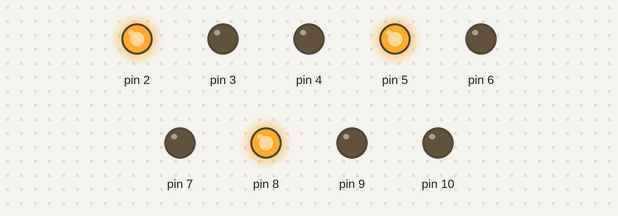
Simulated run of this sketch. Board: Arduino Uno, built with avr-gcc and run on an emulated ATmega328P. On the bench: output pins drawn as LEDs (lit = HIGH).

Above: at 0.05 s.
At 1.15 s:
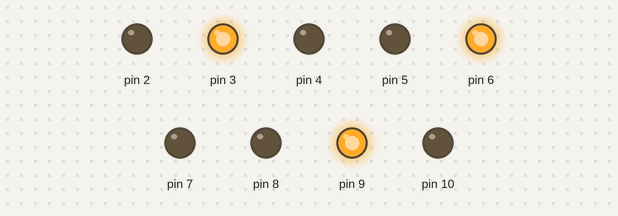
At 2.25 s:
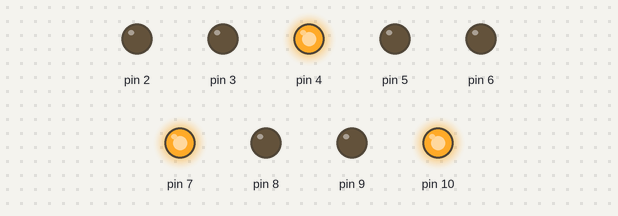
At 4.5 s:
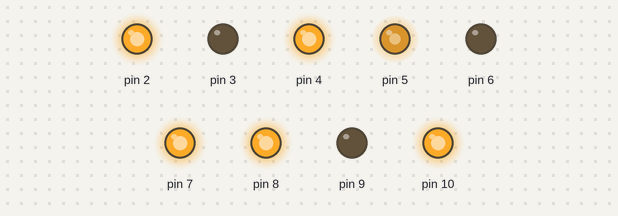
At 6.7 s:
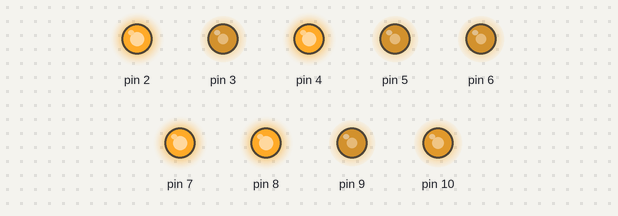
At 8.95 s:
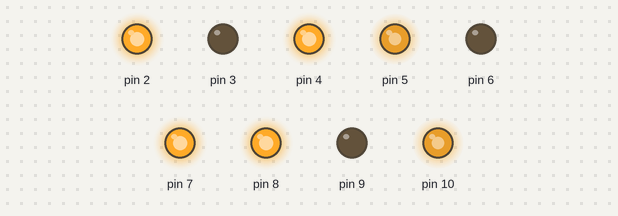
Timing chart, 0 to 11.7 s (numbered marks = the images above):
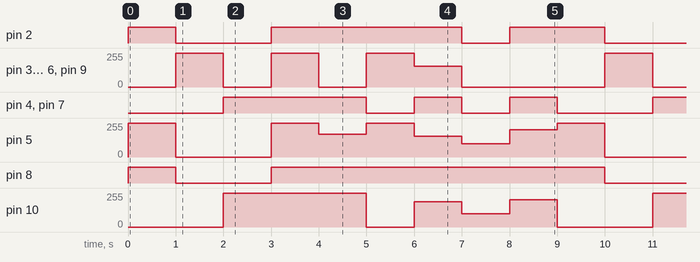

The sketch:

analo.ino
```cpp
void setup() {
  for(int i=2;i<=10;i++){
    pinMode(i,OUTPUT);
  }
}
void loop() {
  setColor1(255, 0, 0);
  setColor2(255,0,0);
  setColor3(255,0,0);
  delay(1000);
  setColor1(0, 255, 0);
    setColor2(0, 255, 0);
      setColor3(0, 255, 0);
  delay(1000);
  setColor1(0, 0, 255);
  setColor2(0, 0, 255);
  setColor3(0, 0, 255);
  delay(1000);
  setColor1(255, 255, 255);
    setColor2(255, 255, 255);
      setColor3(255, 255, 255);
  delay(1000);
  setColor1(170, 0, 255);
  setColor2(170, 0, 255);
  setColor3(170, 0, 255);
  delay(1000);
  setColor1(255,255,0);
  setColor2(255,255,0);
  setColor3(255,255,0);
  delay(1000);
  setColor1(155,155,188);
  setColor2(155,155,188);
  setColor3(155,155,188);
  delay(1000);
  setColor1(100,0,99);
  setColor2(100,0,99);
  setColor3(3100,0,99);
  delay(1000);
  setColor1(204,0,204);
  setColor2(204,0,204);
  setColor3(204,0,204);
  delay(1000);

}
void setColor1(int r1, int g1, int b1) {
  analogWrite(2, r1);
  analogWrite(3, g1);
  analogWrite(4, b1);
}
void setColor2( int r2, int g2, int b2){
  analogWrite(5,r2);
  analogWrite(6,g2);
  analogWrite(7,b2);
}
void setColor3( int r3, int g3, int b3){
  analogWrite(8,r3);
  analogWrite(9,g3);
  analogWrite(10,b3);
}
```

Measured:
- by itself, pin 2: repeats every 9.0 s: LOW 2.0 s, HIGH 4.0 s, LOW 1.0 s, HIGH 2.0 s
- by itself, pin 3, pin 6, pin 9: repeats every 9.0 s: 2 × (0/255 1.0 s, 255/255 1.0 s), 155/255 1.0 s, 0/255 3.0 s, 255/255 1.0 s
- by itself, pin 4, pin 7: repeats every 9.0 s: 2 × (LOW 1.0 s, HIGH 1.0 s), LOW 2.0 s, HIGH 3.0 s
- by itself, pin 8: repeats every 9.0 s: LOW 2.0 s, HIGH 7.0 s
- by itself, pin 10: repeats every 9.0 s: 0/255 1.0 s, 188/255 1.0 s, 99/255 1.0 s, 204/255 1.0 s, 0/255 2.0 s, 255/255 3.0 s
- by itself, pin 5: repeats every 9.0 s: 0/255 2.0 s, 255/255 1.0 s, 170/255 1.0 s, 255/255 1.0 s, 155/255 1.0 s, 100/255 1.0 s, 204/255 1.0 s, 255/255 1.0 s
